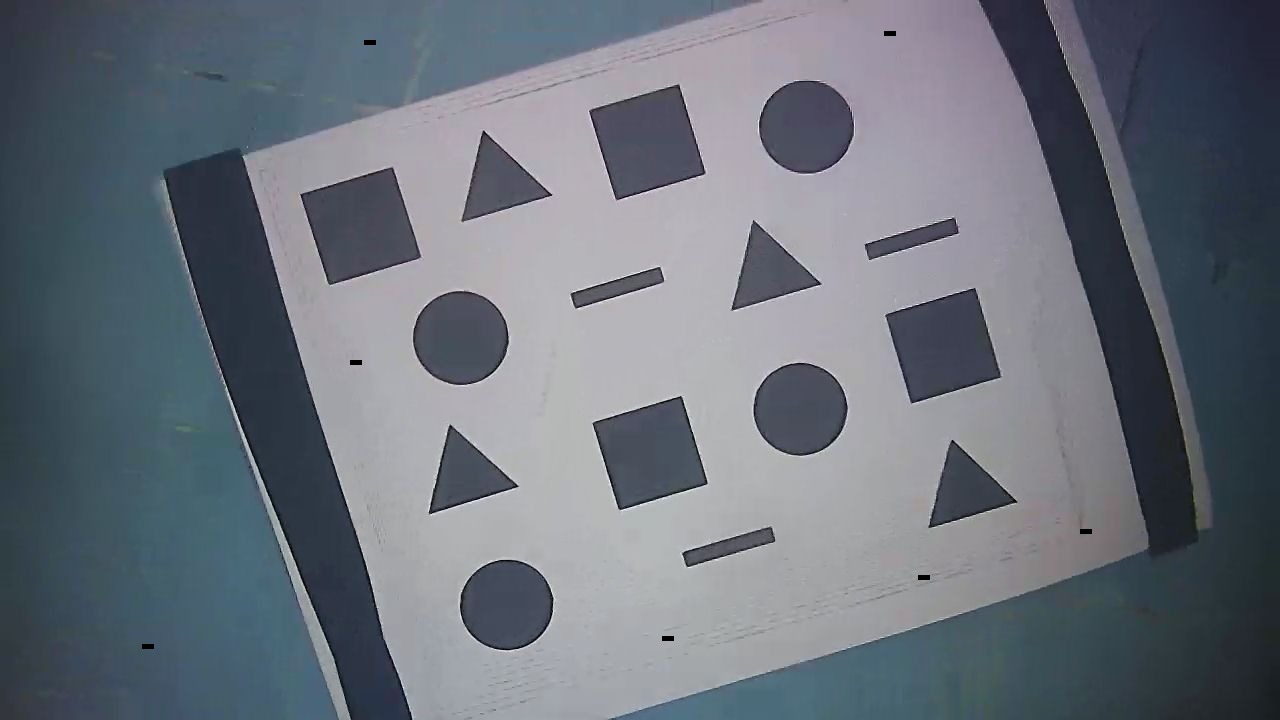
#> input picture sample.jpg, 1280 x 720 px
$ python cv_shape_detect.py
#> lines starting #> are read from the running program, lines starting #| are printed output that depends on the picture; after the words box and inside, x2 and y2 are one past the last pixel; in counts of white or black regions, pixels touching at a corner belong together
import cv2
import numpy as np


def remove_black_borders(image):
    y_nonzero, x_nonzero = np.nonzero(image)
    return image[np.min(y_nonzero):np.max(y_nonzero), np.min(x_nonzero):np.max(x_nonzero)]


shapes = [0, 0, 0, 0]  # triangles, squares, rectangles, circles
img = cv2.imread("sample.jpg")
#> img is the input picture: shape (720, 1280, 3); mean B, G, R 122.5, 112.8, 106.3
img = cv2.cvtColor(img, cv2.COLOR_BGR2GRAY)
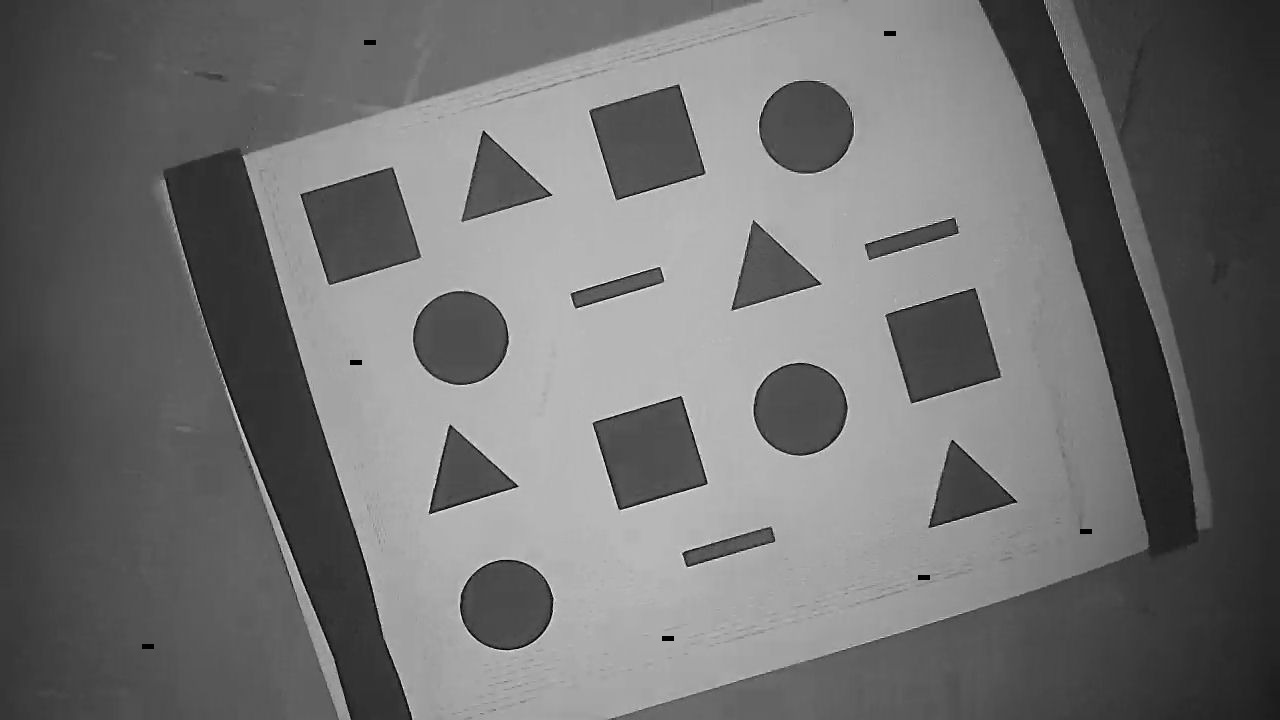
#> img: shape (720, 1280); min 0, max 254, mean 112
blur = cv2.medianBlur(img, 5)
_, th1 = cv2.threshold(blur, 127, 255, cv2.THRESH_BINARY)
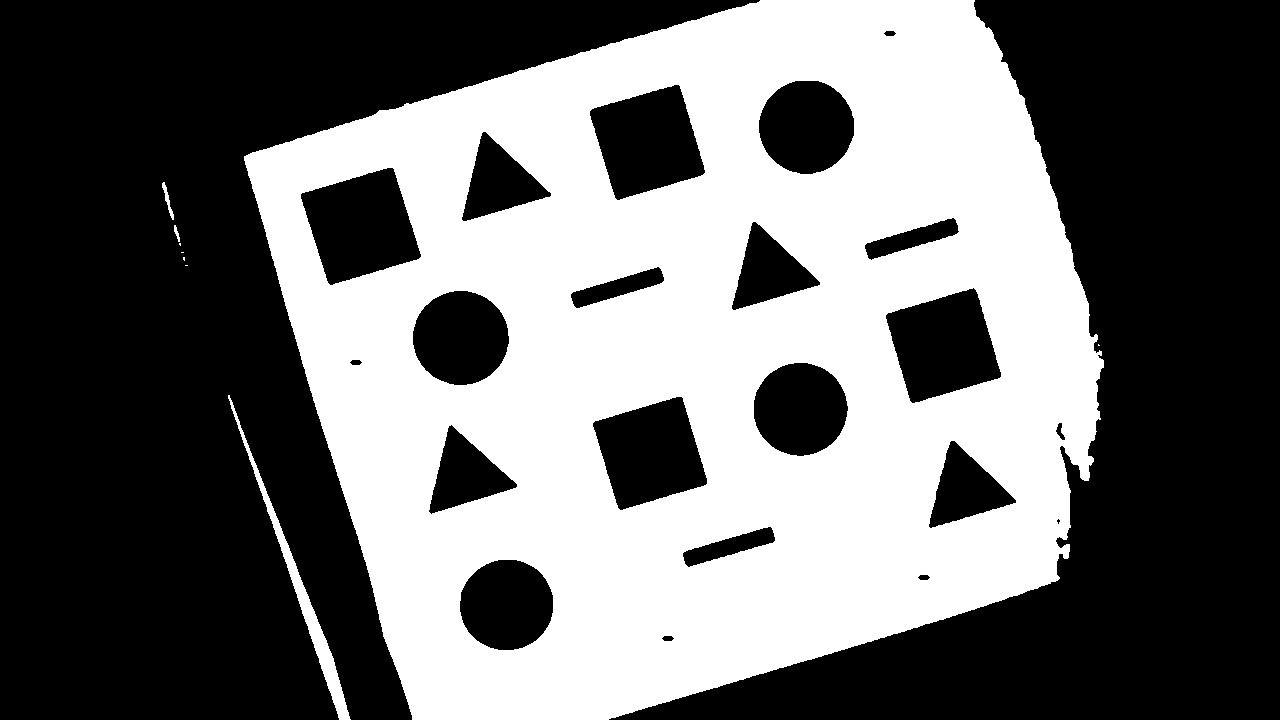
#> th1: shape (720, 1280); 42.3% white; 9 white regions (5 under 20 px), largest, box (x1, y1, x2, y2) and area: (244, 0, 1104, 720) 386934, (228, 395, 351, 720) 2931, (162, 182, 174, 220) 129, (174, 225, 180, 242) 47
kernel = np.ones((30, 30), np.uint8)
opening = cv2.morphologyEx(th1, cv2.MORPH_OPEN, kernel)
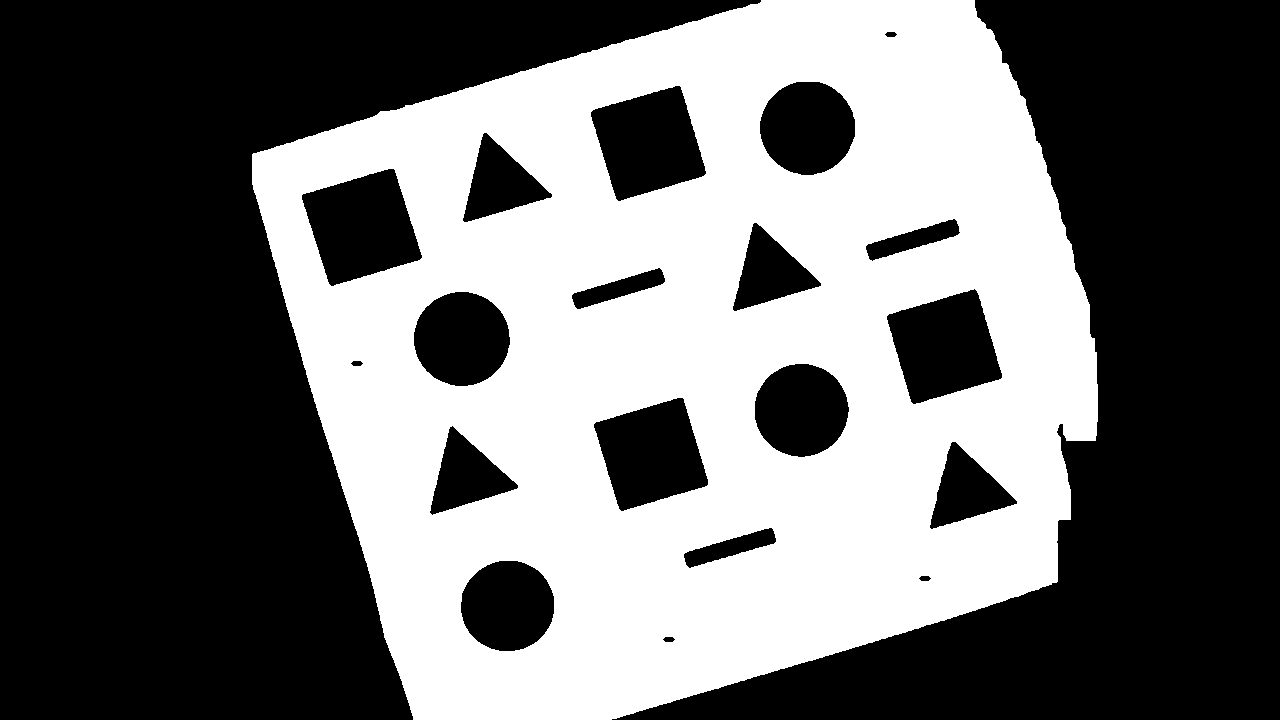
#> opening: shape (720, 1280); 41.8% white; 1 white region
bilateralFilter = cv2.bilateralFilter(opening, 9, 75, 75)
img = remove_black_borders(bilateralFilter)
#> in remove_black_borders, `return image[np.min(y_nonzero):np.max(y_nonzero), np.min(x_nonzero):np..`:
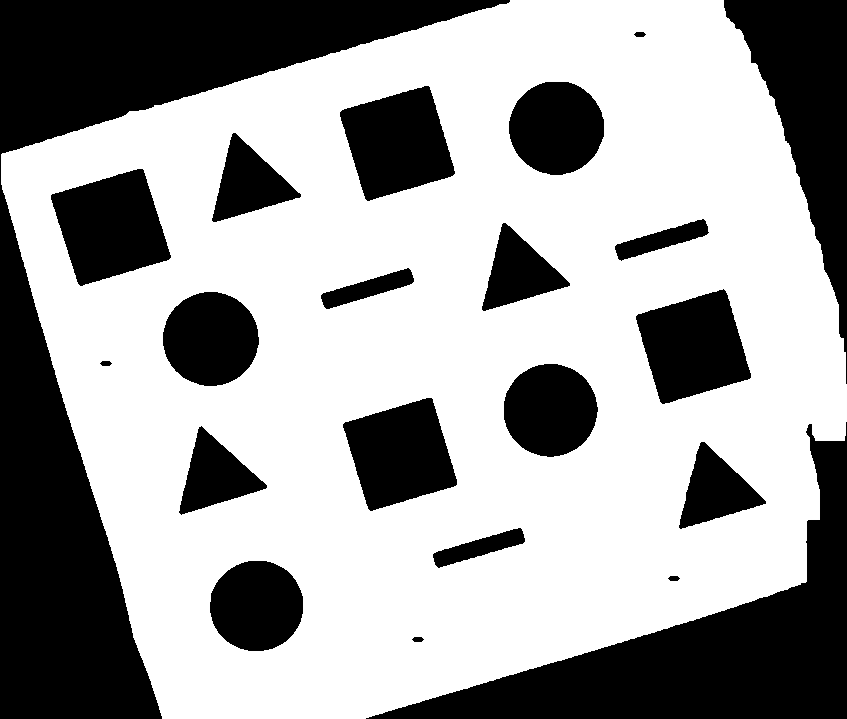
#> returned value: shape (719, 847); min 0, max 255, mean 161.3
contours, hierarchy = cv2.findContours(img, cv2.RETR_TREE, cv2.CHAIN_APPROX_NONE)
#> contours = 20 contours; largest, box (x1, y1, x2, y2) and area: (0, 0, 847, 719) 468633, (51, 169, 171, 285) 9170, (340, 86, 455, 201) 8762, (636, 290, 751, 404) 8706, (343, 398, 457, 511) 8491
cv2.imshow('haha, pic go brrr!', img)
cv2.waitKey(0)
cv2.imwrite('2B_or_NOT_2B.jpg', img)
# print("Number of Detected Contours = ", str(len(contours)))
for i, contour in enumerate(contours):
    if i == 0:
        continue
    epsilon = 0.03 * cv2.arcLength(contour, True)
    approx = cv2.approxPolyDP(contour, epsilon, True)
    cv2.drawContours(img, contour, 0, (127, 127, 127), 3)
    if len(approx) == 3:
        shapes[0] = shapes[0] + 1
    elif len(approx) == 4:
        (x, y, w, h) = cv2.boundingRect(approx)
        ar = w / float(h)
        if (ar >= 0.95) and (ar <= 1.05):
            shapes[1] = shapes[1] + 1
        else:
            shapes[2] = shapes[2] + 1
    else:
        if cv2.contourArea(contour) > 1000:
            shapes[3] = shapes[3] + 1
#> this loop made 20 passes
#> (epsilon, approx, x, y, w, h, ar) on passes 5, 8, 12, 13, 15, 16, 18: (6.65, [[523, 533], [516, 545], [434, 562], [447, 548]], 434, 533, 90, 30, 3), (11.6, [[430, 398], [456, 483], [371, 510], [343, 425]], 343, 398, 114, 113, 1.01), (11.72, [[723, 290], [750, 376], [663, 403], [636, 317]], 636, 290, 115, 114, 1.01), (6.74, [[413, 277], [330, 308], [321, 299], [403, 269]], 321, 269, 93, 40, 2.33), (6.78, [[706, 223], [702, 236], [617, 256], [620, 243]], 617, 223, 90, 34, 2.65), (12.09, [[141, 169], [169, 258], [79, 284], [51, 196]], 51, 169, 119, 116, 1.03), (11.78, [[427, 86], [453, 174], [368, 200], [341, 111]], 341, 86, 113, 115, 0.983)
#> epsilon on passes 2, 3, 4, 9, 10, 11: 0.519, 0.519, 9.03, 9.2, 0.519, 9.33
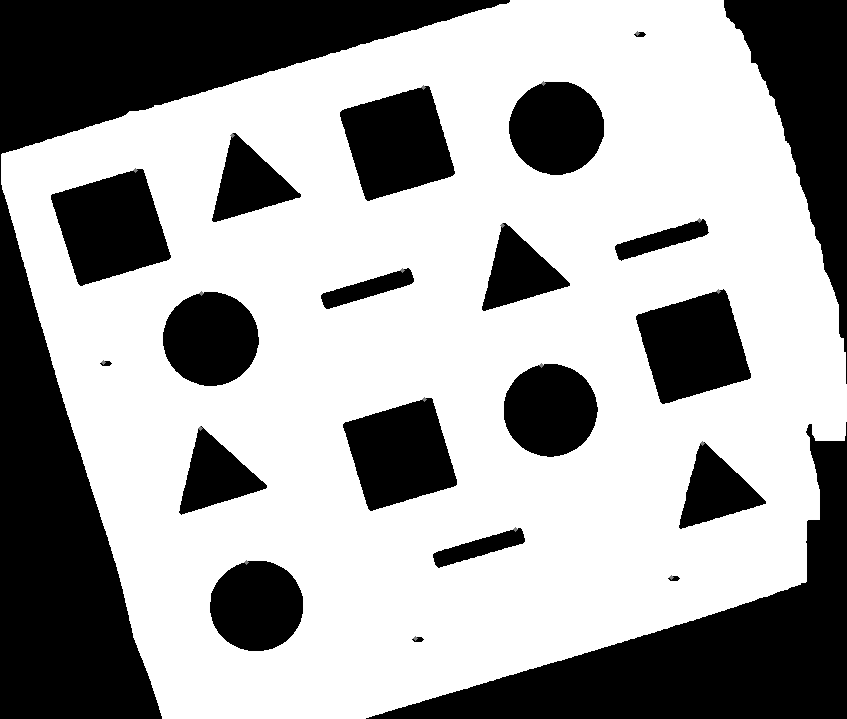
#> img: shape (719, 847); 0.04% of pixels changed, all inside (x1, y1, x2, y2) = (101, 31, 721, 641)
#> after the loop, shapes = [4, 4, 3, 4]

print("Number of Triangles = ", shapes[0])
#| Number of Triangles =  4
print("Number of Squares = ", shapes[1])
#| Number of Squares =  4
print("Number of Rectangles = ", shapes[2])
#| Number of Rectangles =  3
print("Number of Circles = ", shapes[3])
#| Number of Circles =  4
